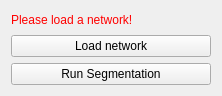
<?xml version="1.0" encoding="UTF-8"?>
<ui version="4.0">
 <class>BoneSegTool3DGUI</class>
 <widget class="QWidget" name="BoneSegTool3DGUI">
  <property name="geometry">
   <rect>
    <x>0</x>
    <y>0</y>
    <width>222</width>
    <height>96</height>
   </rect>
  </property>
  <property name="minimumSize">
   <size>
    <width>0</width>
    <height>0</height>
   </size>
  </property>
  <property name="windowTitle">
   <string>QmitkTemplate</string>
  </property>
  <layout class="QVBoxLayout" name="verticalLayout">
   <item>
    <widget class="QLabel" name="labelWarning">
     <property name="styleSheet">
      <string notr="true">QLabel { color: rgb(255, 0, 0) }</string>
     </property>
     <property name="text">
      <string>Please load a network!</string>
     </property>
    </widget>
   </item>
   <item>
    <widget class="QPushButton" name="buttonLoadTrainedNetwork">
     <property name="text">
      <string>Load network</string>
     </property>
    </widget>
   </item>
   <item>
    <widget class="QPushButton" name="buttonPerformImageProcessing">
     <property name="toolTip">
      <string>Do image processing</string>
     </property>
     <property name="text">
      <string>Run Segmentation</string>
     </property>
    </widget>
   </item>
  </layout>
 </widget>
 <layoutdefault spacing="6" margin="11"/>
 <resources/>
 <connections/>
</ui>
